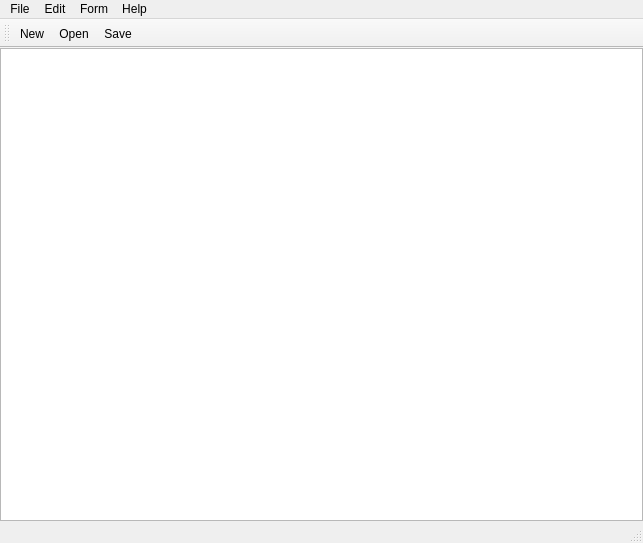
<?xml version="1.0" encoding="UTF-8"?>
<ui version="4.0">
 <class>MainWindow</class>
 <widget class="QMainWindow" name="MainWindow">
  <property name="geometry">
   <rect>
    <x>0</x>
    <y>0</y>
    <width>643</width>
    <height>543</height>
   </rect>
  </property>
  <property name="windowTitle">
   <string>MainWindow</string>
  </property>
  <widget class="QWidget" name="centralwidget">
   <layout class="QHBoxLayout" name="horizontalLayout">
    <property name="spacing">
     <number>0</number>
    </property>
    <property name="leftMargin">
     <number>0</number>
    </property>
    <property name="topMargin">
     <number>0</number>
    </property>
    <property name="rightMargin">
     <number>0</number>
    </property>
    <property name="bottomMargin">
     <number>0</number>
    </property>
    <item>
     <widget class="QPlainTextEdit" name="plainTextEdit"/>
    </item>
   </layout>
  </widget>
  <widget class="QMenuBar" name="menubar">
   <property name="geometry">
    <rect>
     <x>0</x>
     <y>0</y>
     <width>643</width>
     <height>21</height>
    </rect>
   </property>
   <widget class="QMenu" name="menu">
    <property name="title">
     <string>File</string>
    </property>
    <addaction name="actionNew"/>
    <addaction name="actionOpen"/>
    <addaction name="actionSave"/>
    <addaction name="actionSave_as"/>
    <addaction name="separator"/>
    <addaction name="actionExit"/>
   </widget>
   <widget class="QMenu" name="menuEdit">
    <property name="title">
     <string>Edit</string>
    </property>
    <addaction name="actionRedo"/>
    <addaction name="actionCut"/>
    <addaction name="actionCopy"/>
    <addaction name="actionPaste"/>
    <addaction name="actionUndo"/>
    <addaction name="actionDelete_2"/>
   </widget>
   <widget class="QMenu" name="menuForm">
    <property name="title">
     <string>Form</string>
    </property>
    <addaction name="actionFont"/>
   </widget>
   <widget class="QMenu" name="menuHelp">
    <property name="title">
     <string>Help</string>
    </property>
    <addaction name="actionAbout"/>
   </widget>
   <addaction name="menu"/>
   <addaction name="menuEdit"/>
   <addaction name="menuForm"/>
   <addaction name="menuHelp"/>
  </widget>
  <widget class="QStatusBar" name="statusbar"/>
  <widget class="QToolBar" name="toolBar">
   <property name="windowTitle">
    <string>toolBar</string>
   </property>
   <attribute name="toolBarArea">
    <enum>TopToolBarArea</enum>
   </attribute>
   <attribute name="toolBarBreak">
    <bool>false</bool>
   </attribute>
   <addaction name="actionNew"/>
   <addaction name="actionOpen"/>
   <addaction name="actionSave"/>
  </widget>
  <action name="actionNew">
   <property name="icon">
    <iconset>
     <normaloff>img/img_new_1.png</normaloff>img/img_new_1.png</iconset>
   </property>
   <property name="text">
    <string>New</string>
   </property>
   <property name="shortcut">
    <string>Ctrl+N</string>
   </property>
  </action>
  <action name="actionOpen">
   <property name="icon">
    <iconset>
     <normaloff>img/ime_open.png</normaloff>img/ime_open.png</iconset>
   </property>
   <property name="text">
    <string>Open...</string>
   </property>
   <property name="shortcut">
    <string>Ctrl+O</string>
   </property>
  </action>
  <action name="actionSave">
   <property name="icon">
    <iconset>
     <normaloff>img/img_save.png</normaloff>img/img_save.png</iconset>
   </property>
   <property name="text">
    <string>Save</string>
   </property>
   <property name="shortcut">
    <string>Ctrl+S</string>
   </property>
  </action>
  <action name="actionSave_as">
   <property name="icon">
    <iconset>
     <normaloff>img/img_save_as.png</normaloff>img/img_save_as.png</iconset>
   </property>
   <property name="text">
    <string>Save as...</string>
   </property>
   <property name="shortcut">
    <string>Ctrl+Shift+S</string>
   </property>
  </action>
  <action name="actionExit">
   <property name="icon">
    <iconset>
     <normaloff>img/img_exit.png</normaloff>img/img_exit.png</iconset>
   </property>
   <property name="text">
    <string>Exit</string>
   </property>
  </action>
  <action name="actionCut">
   <property name="text">
    <string>Cut</string>
   </property>
   <property name="shortcut">
    <string>Ctrl+X</string>
   </property>
  </action>
  <action name="actionCopy">
   <property name="text">
    <string>Copy</string>
   </property>
   <property name="shortcut">
    <string>Ctrl+C</string>
   </property>
  </action>
  <action name="actionPaste">
   <property name="text">
    <string>Paste</string>
   </property>
   <property name="shortcut">
    <string>Ctrl+V</string>
   </property>
  </action>
  <action name="actionDelete">
   <property name="text">
    <string>Delete</string>
   </property>
   <property name="shortcut">
    <string>Ctrl+D</string>
   </property>
  </action>
  <action name="actionFont">
   <property name="text">
    <string>Font...</string>
   </property>
  </action>
  <action name="actionAbout">
   <property name="text">
    <string>About</string>
   </property>
  </action>
  <action name="actionRedo">
   <property name="text">
    <string>Redo</string>
   </property>
   <property name="shortcut">
    <string>Ctrl+R</string>
   </property>
  </action>
  <action name="actionUndo">
   <property name="text">
    <string>Undo</string>
   </property>
   <property name="shortcut">
    <string>Ctrl+Z</string>
   </property>
  </action>
  <action name="actionDelete_2">
   <property name="text">
    <string>Delete</string>
   </property>
  </action>
 </widget>
 <resources/>
 <connections/>
</ui>
